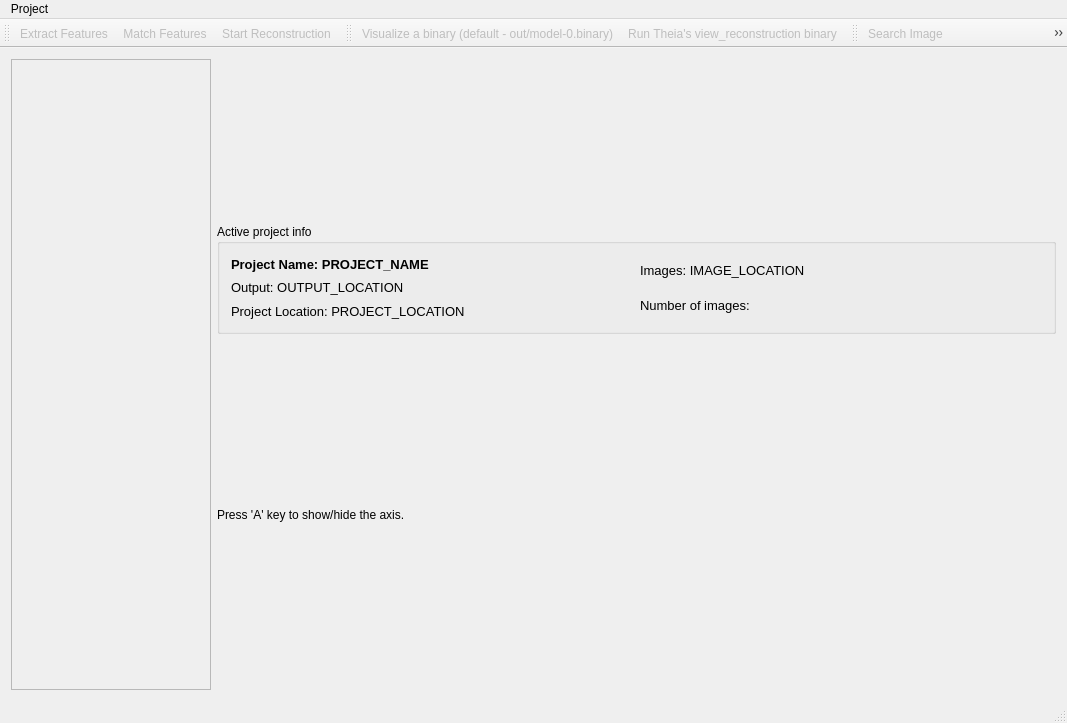
<?xml version="1.0" encoding="UTF-8"?>
<ui version="4.0">
 <class>MainWindow</class>
 <widget class="QMainWindow" name="MainWindow">
  <property name="geometry">
   <rect>
    <x>0</x>
    <y>0</y>
    <width>1067</width>
    <height>723</height>
   </rect>
  </property>
  <property name="windowTitle">
   <string>MainWindow</string>
  </property>
  <widget class="QWidget" name="centralWidget">
   <layout class="QGridLayout" name="gridLayout">
    <item row="0" column="0">
     <layout class="QHBoxLayout" name="horizontalLayout">
      <item>
       <widget class="QScrollArea" name="imagesPreviewScrollArea">
        <property name="minimumSize">
         <size>
          <width>200</width>
          <height>100</height>
         </size>
        </property>
        <property name="maximumSize">
         <size>
          <width>200</width>
          <height>16777215</height>
         </size>
        </property>
        <property name="widgetResizable">
         <bool>true</bool>
        </property>
        <widget class="QWidget" name="scrollAreaWidgetContents">
         <property name="geometry">
          <rect>
           <x>0</x>
           <y>0</y>
           <width>198</width>
           <height>625</height>
          </rect>
         </property>
         <property name="sizePolicy">
          <sizepolicy hsizetype="Minimum" vsizetype="Minimum">
           <horstretch>0</horstretch>
           <verstretch>0</verstretch>
          </sizepolicy>
         </property>
         <layout class="QVBoxLayout" name="verticalLayout_5">
          <property name="spacing">
           <number>0</number>
          </property>
          <property name="leftMargin">
           <number>0</number>
          </property>
          <property name="topMargin">
           <number>0</number>
          </property>
          <property name="rightMargin">
           <number>0</number>
          </property>
          <property name="bottomMargin">
           <number>0</number>
          </property>
          <item>
           <layout class="QVBoxLayout" name="imagesPreviewArea">
            <property name="spacing">
             <number>5</number>
            </property>
            <property name="sizeConstraint">
             <enum>QLayout::SetDefaultConstraint</enum>
            </property>
            <property name="topMargin">
             <number>10</number>
            </property>
            <property name="bottomMargin">
             <number>10</number>
            </property>
           </layout>
          </item>
         </layout>
        </widget>
       </widget>
      </item>
      <item>
       <layout class="QVBoxLayout" name="verticalLayout">
        <item>
         <widget class="QGroupBox" name="activeProjectInfo">
          <property name="sizePolicy">
           <sizepolicy hsizetype="Preferred" vsizetype="Preferred">
            <horstretch>0</horstretch>
            <verstretch>0</verstretch>
           </sizepolicy>
          </property>
          <property name="minimumSize">
           <size>
            <width>0</width>
            <height>110</height>
           </size>
          </property>
          <property name="maximumSize">
           <size>
            <width>16777215</width>
            <height>110</height>
           </size>
          </property>
          <property name="title">
           <string>Active project info</string>
          </property>
          <layout class="QHBoxLayout" name="horizontalLayout_2">
           <item>
            <layout class="QVBoxLayout" name="verticalLayout_2">
             <item>
              <widget class="QLabel" name="project_name_label">
               <property name="sizePolicy">
                <sizepolicy hsizetype="Preferred" vsizetype="Preferred">
                 <horstretch>0</horstretch>
                 <verstretch>0</verstretch>
                </sizepolicy>
               </property>
               <property name="font">
                <font>
                 <pointsize>10</pointsize>
                 <weight>75</weight>
                 <bold>true</bold>
                </font>
               </property>
               <property name="text">
                <string>Project Name: PROJECT_NAME</string>
               </property>
              </widget>
             </item>
             <item>
              <widget class="QLabel" name="output_location_label">
               <property name="font">
                <font>
                 <pointsize>10</pointsize>
                </font>
               </property>
               <property name="text">
                <string>Output: OUTPUT_LOCATION</string>
               </property>
              </widget>
             </item>
             <item>
              <widget class="QLabel" name="project_location_label">
               <property name="font">
                <font>
                 <pointsize>10</pointsize>
                </font>
               </property>
               <property name="text">
                <string>Project Location: PROJECT_LOCATION</string>
               </property>
              </widget>
             </item>
            </layout>
           </item>
           <item>
            <layout class="QVBoxLayout" name="verticalLayout_3">
             <item>
              <widget class="QLabel" name="images_location_label">
               <property name="font">
                <font>
                 <pointsize>10</pointsize>
                </font>
               </property>
               <property name="text">
                <string>Images: IMAGE_LOCATION</string>
               </property>
              </widget>
             </item>
             <item>
              <widget class="QLabel" name="number_images_label">
               <property name="font">
                <font>
                 <pointsize>10</pointsize>
                </font>
               </property>
               <property name="text">
                <string>Number of images:</string>
               </property>
              </widget>
             </item>
            </layout>
           </item>
          </layout>
         </widget>
        </item>
        <item>
         <layout class="QVBoxLayout" name="sceneLayout"/>
        </item>
        <item>
         <widget class="QLabel" name="label">
          <property name="sizePolicy">
           <sizepolicy hsizetype="Preferred" vsizetype="Minimum">
            <horstretch>0</horstretch>
            <verstretch>0</verstretch>
           </sizepolicy>
          </property>
          <property name="maximumSize">
           <size>
            <width>16777215</width>
            <height>20</height>
           </size>
          </property>
          <property name="text">
           <string>Press 'A' key to show/hide the axis.</string>
          </property>
         </widget>
        </item>
       </layout>
      </item>
     </layout>
    </item>
   </layout>
  </widget>
  <widget class="QMenuBar" name="menuBar">
   <property name="geometry">
    <rect>
     <x>0</x>
     <y>0</y>
     <width>1067</width>
     <height>22</height>
    </rect>
   </property>
   <widget class="QMenu" name="project_menu">
    <property name="title">
     <string>Project</string>
    </property>
    <addaction name="actionNewProject"/>
    <addaction name="actionOpen"/>
   </widget>
   <addaction name="project_menu"/>
  </widget>
  <widget class="QToolBar" name="featuresToolBar">
   <property name="sizePolicy">
    <sizepolicy hsizetype="Preferred" vsizetype="Fixed">
     <horstretch>0</horstretch>
     <verstretch>0</verstretch>
    </sizepolicy>
   </property>
   <attribute name="toolBarArea">
    <enum>TopToolBarArea</enum>
   </attribute>
   <attribute name="toolBarBreak">
    <bool>false</bool>
   </attribute>
   <addaction name="actionExtract_Features"/>
   <addaction name="actionMatch_Features"/>
   <addaction name="actionStart_Reconstruction"/>
  </widget>
  <widget class="QStatusBar" name="statusBar"/>
  <widget class="QToolBar" name="visualizationToolBar">
   <property name="sizePolicy">
    <sizepolicy hsizetype="Preferred" vsizetype="Fixed">
     <horstretch>0</horstretch>
     <verstretch>0</verstretch>
    </sizepolicy>
   </property>
   <property name="windowTitle">
    <string>toolBar</string>
   </property>
   <attribute name="toolBarArea">
    <enum>TopToolBarArea</enum>
   </attribute>
   <attribute name="toolBarBreak">
    <bool>false</bool>
   </attribute>
   <addaction name="actionVisualizeBinary"/>
   <addaction name="actionRunExampleReconstruction"/>
  </widget>
  <widget class="QToolBar" name="mainToolBar">
   <property name="sizePolicy">
    <sizepolicy hsizetype="Preferred" vsizetype="Fixed">
     <horstretch>0</horstretch>
     <verstretch>0</verstretch>
    </sizepolicy>
   </property>
   <property name="windowTitle">
    <string>toolBar_2</string>
   </property>
   <attribute name="toolBarArea">
    <enum>TopToolBarArea</enum>
   </attribute>
   <attribute name="toolBarBreak">
    <bool>false</bool>
   </attribute>
   <addaction name="actionSearch_Image"/>
   <addaction name="actionBuildToBinary"/>
  </widget>
  <action name="actionNewProject">
   <property name="text">
    <string>New Project</string>
   </property>
   <property name="toolTip">
    <string>Create New Project</string>
   </property>
  </action>
  <action name="actionOpen">
   <property name="text">
    <string>Open</string>
   </property>
  </action>
  <action name="actionSave">
   <property name="text">
    <string>Save</string>
   </property>
  </action>
  <action name="actionSave_As">
   <property name="text">
    <string>Save As</string>
   </property>
  </action>
  <action name="actionBuildToBinary">
   <property name="enabled">
    <bool>false</bool>
   </property>
   <property name="text">
    <string>Build into a binary file</string>
   </property>
  </action>
  <action name="actionExtract_Features">
   <property name="enabled">
    <bool>false</bool>
   </property>
   <property name="text">
    <string>Extract Features</string>
   </property>
   <property name="toolTip">
    <string>Extract Features</string>
   </property>
  </action>
  <action name="actionMatch_Features">
   <property name="enabled">
    <bool>false</bool>
   </property>
   <property name="text">
    <string>Match Features</string>
   </property>
   <property name="toolTip">
    <string>Match Features</string>
   </property>
  </action>
  <action name="actionStart_Reconstruction">
   <property name="enabled">
    <bool>false</bool>
   </property>
   <property name="text">
    <string>Start Reconstruction</string>
   </property>
   <property name="toolTip">
    <string>Start Recostruction</string>
   </property>
  </action>
  <action name="actionSearch_Image">
   <property name="enabled">
    <bool>false</bool>
   </property>
   <property name="text">
    <string>Search Image</string>
   </property>
   <property name="toolTip">
    <string>Search Image</string>
   </property>
  </action>
  <action name="actionVisualizeBinary">
   <property name="enabled">
    <bool>false</bool>
   </property>
   <property name="text">
    <string>Visualize a binary (default - out/model-0.binary)</string>
   </property>
   <property name="toolTip">
    <string>Visualize a binary (default - out/model-0.binary)</string>
   </property>
  </action>
  <action name="actionRunExampleReconstruction">
   <property name="enabled">
    <bool>false</bool>
   </property>
   <property name="text">
    <string>Run Theia's view_reconstruction binary</string>
   </property>
   <property name="toolTip">
    <string>Run Theia's view_reconstruction binary</string>
   </property>
  </action>
 </widget>
 <layoutdefault spacing="6" margin="11"/>
 <resources/>
 <connections/>
</ui>
